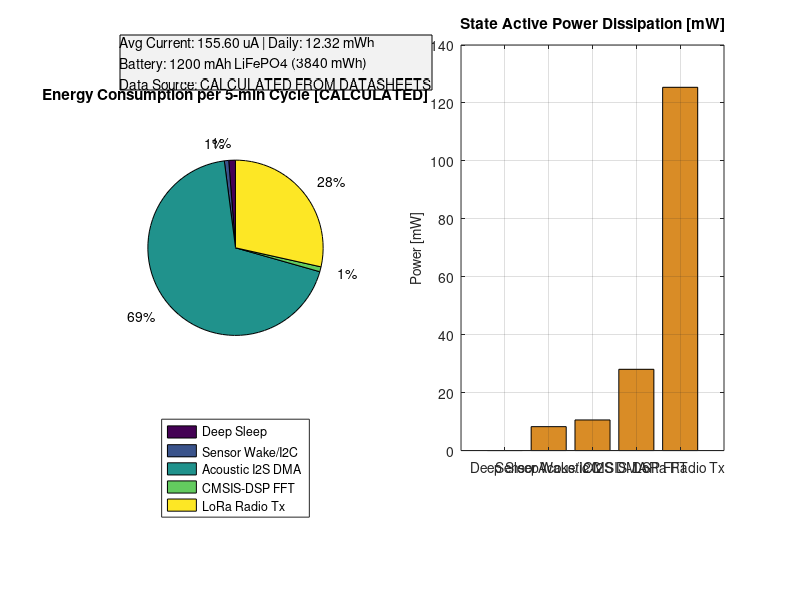
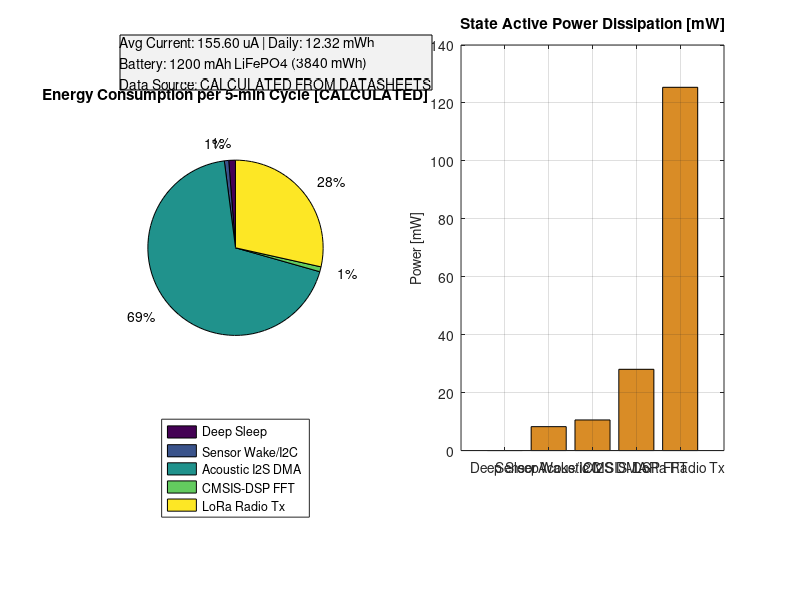
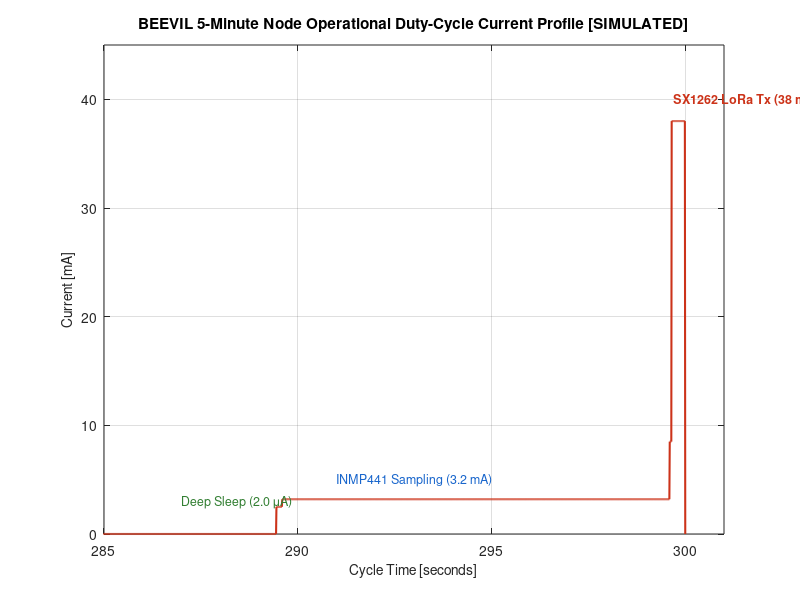
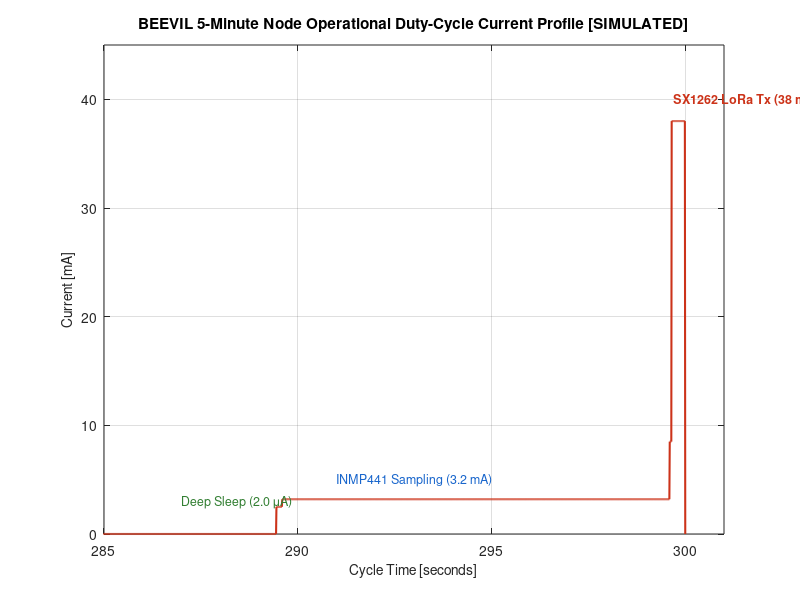

Write the MATLAB code that produced these figures, in order. (Note: this script raises an error after producing the figures.)
%% BEEVIL KNIEVEL — Embedded Node Power, Duty Cycle & Battery SOC Model
% Script: node_energy_budget_model.m
% Models the periodic 5-minute (300-second) operational duty cycle:
% State 1: Deep Sleep (289.4s @ 2.0 uA, 3.3V)
% State 2: Sensor Wake & Thermal I2C Read (0.15s @ 2.5 mA)
% State 3: Acoustic Acquisition 10s @ 2kHz (10.0s @ 3.2 mA)
% State 4: CMSIS-DSP 256-pt FFT & Feature Extraction (0.05s @ 8.5 mA)
% State 5: LoRa Radio Tx (0.35s @ 38.0 mA, +14 dBm)
% Generates: energy_budget.png, battery_soc_simulation.png, duty_cycle_simulation.png

clear; clc; close all;

%% 1. Duty Cycle Power Parameters (3.3V System Rail)
V_sys = 3.3; % Volts

states = {
    'Deep Sleep',        289.45,   2.0e-6;   % 2.0 uA
    'Sensor Wake/I2C',     0.15,   2.5e-3;   % 2.5 mA
    'Acoustic I2S DMA',   10.00,   3.2e-3;   % 3.2 mA (INMP441 + DMA)
    'CMSIS-DSP FFT',       0.05,   8.5e-3;   % 8.5 mA (64 MHz M4F active)
    'LoRa Radio Tx',       0.35,  38.0e-3    % 38.0 mA (SX1262 +14 dBm)
};

N_states = size(states, 1);
durations = cell2mat(states(:, 2));
currents  = cell2mat(states(:, 3));
powers_mw = currents * V_sys * 1000;
energy_mj = powers_mw .* durations;

t_cycle = sum(durations); % 300 seconds (5.0 minutes)
E_cycle_mj = sum(energy_mj);
E_cycle_mwh = E_cycle_mj / 3600;

% Daily consumption (288 cycles/day)
cycles_per_day = 86400 / t_cycle;
E_daily_mwh = E_cycle_mwh * cycles_per_day;
I_avg_ua = (sum(currents .* durations) / t_cycle) * 1e6;

fprintf('BEEVIL Power Metrics:\n');
fprintf('  Average Current: %.2f uA\n', I_avg_ua);
fprintf('  Energy per 5-min Cycle: %.4f mWh (%.2f mJ)\n', E_cycle_mwh, E_cycle_mj);
fprintf('  Daily Energy Consumption: %.2f mWh/day\n', E_daily_mwh);

%% 2. Plot 1: Energy Budget Breakdown (Pie & State Bar)
fig1 = figure('Position', [100, 100, 950, 480], 'Color', 'w');

subplot(1, 2, 1);
p = pie(energy_mj);
title('Energy Consumption per 5-min Cycle [CALCULATED]', 'FontSize', 11, 'FontWeight', 'bold');
legend(states(:, 1), 'Location', 'southoutside');

subplot(1, 2, 2);
bar_vals = powers_mw;
b = bar(bar_vals, 'FaceColor', [0.85, 0.55, 0.15]);
set(gca, 'XTickLabel', states(:, 1), 'XTickLabelRotation', 30);
grid on;
title('State Active Power Dissipation [mW]', 'FontSize', 11, 'FontWeight', 'bold');
ylabel('Power [mW]', 'FontSize', 10);

annotation('textbox', [0.15, 0.85, 0.35, 0.08], 'String', ...
    {sprintf('Avg Current: %.2f uA | Daily: %.2f mWh', I_avg_ua, E_daily_mwh), ...
     'Battery: 1200 mAh LiFePO4 (3840 mWh)', 'Data Source: CALCULATED FROM DATASHEETS'}, ...
    'FitBoxToText', 'on', 'BackgroundColor', [0.95, 0.95, 0.95]);

saveas(fig1, '../../docs/media/results/energy_budget.png');
saveas(fig1, '../results/energy_budget.png');

%% 3. Plot 2: Periodic Duty Cycle Timeline Simulation
fig2 = figure('Position', [100, 100, 950, 420], 'Color', 'w');
t_sim = 0:0.01:t_cycle;
i_profile = zeros(size(t_sim));

% Construct timeline waveform
for k = 1:length(t_sim)
    tt = mod(t_sim(k), t_cycle);
    if tt < 289.45
        i_profile(k) = 0.002; % 2 uA
    elseif tt < 289.60
        i_profile(k) = 2.5;   % Wake
    elseif tt < 299.60
        i_profile(k) = 3.2;   % Audio
    elseif tt < 299.65
        i_profile(k) = 8.5;   % FFT
    else
        i_profile(k) = 38.0;  % LoRa Tx
    end
end

plot(t_sim, i_profile, 'Color', [0.8, 0.2, 0.1], 'LineWidth', 1.5);
grid on;
title('BEEVIL 5-Minute Node Operational Duty-Cycle Current Profile [SIMULATED]', 'FontSize', 11, 'FontWeight', 'bold');
xlabel('Cycle Time [seconds]', 'FontSize', 10);
ylabel('Current [mA]', 'FontSize', 10);
xlim([285, 301]); % Zoom in on active transition window
ylim([0, 45]);
text(287, 3, 'Deep Sleep (2.0 \muA)', 'FontSize', 9, 'Color', [0.2, 0.5, 0.2]);
text(291, 5, 'INMP441 Sampling (3.2 mA)', 'FontSize', 9, 'Color', [0.1, 0.4, 0.8]);
text(299.7, 40, 'SX1262 LoRa Tx (38 mA)', 'FontSize', 9, 'Color', [0.8, 0.2, 0.1], 'FontWeight', 'bold');

saveas(fig2, '../../docs/media/results/duty_cycle_simulation.png');
saveas(fig2, '../results/duty_cycle_simulation.png');

%% 4. Plot 3: 18-Month Battery SOC Simulation with Solar MPPT
fig3 = figure('Position', [100, 100, 950, 450], 'Color', 'w');

days = 1:540; % 18 Months (540 days)
batt_cap_mwh = 1200 * 3.2; % 3840 mWh nominal LiFePO4

% Modeled solar energy harvest per day (0.5W panel, seasonal irradiance 2.5 to 5.0 peak sun hours)
sun_hours = 3.5 + 1.2 * sin(2 * pi * (days - 80) / 365);
p_panel_w = 0.5;
eff_mppt = 0.85;
solar_harvest_mwh = p_panel_w * sun_hours * eff_mppt * 1000; % ~1000 - 2000 mWh/day

% No-solar drain curve (pure battery autonomy)
soc_no_solar = max(0, 100 * (1 - (days * E_daily_mwh) / batt_cap_mwh));

% With solar harvesting (maintains 92-100% SOC)
soc_with_solar = zeros(size(days));
current_energy = batt_cap_mwh;
for d = 1:length(days)
    current_energy = current_energy - E_daily_mwh + solar_harvest_mwh(d);
    current_energy = min(batt_cap_mwh, max(0, current_energy));
    soc_with_solar(d) = 100 * (current_energy / batt_cap_mwh);
end

plot(days / 30, soc_with_solar, 'Color', [0.1, 0.6, 0.2], 'LineWidth', 2.0, 'DisplayName', 'With 0.5W Solar MPPT Harvesting');
hold on;
plot(days / 30, soc_no_solar, 'Color', [0.8, 0.2, 0.1], 'LineWidth', 1.5, 'LineStyle', '--', 'DisplayName', 'Pure Battery Autonomy (Zero Sunlight Worst-Case)');
grid on;
title('BEEVIL 18-Month Battery State-of-Charge (SOC) Projection [MODEL-BASED SIMULATION]', 'FontSize', 11, 'FontWeight', 'bold');
xlabel('Deployment Time [Months]', 'FontSize', 10);
ylabel('Battery SOC [%]', 'FontSize', 10);
xlim([0, 18]);
ylim([0, 105]);
legend('Location', 'southwest');

% Annotate Autonomy Limit
zero_idx = find(soc_no_solar <= 0, 1);
if ~isempty(zero_idx)
    t_dead_mo = zero_idx / 30;
    xline(t_dead_mo, ':r', sprintf('Zero-Solar Battery Depletion: %.1f Months', t_dead_mo), 'LineWidth', 1.2);
end

saveas(fig3, '../../docs/media/results/battery_soc_simulation.png');
saveas(fig3, '../results/battery_soc_simulation.png');
fprintf('Energy budget, duty cycle, and battery SOC plots generated successfully.\n');
